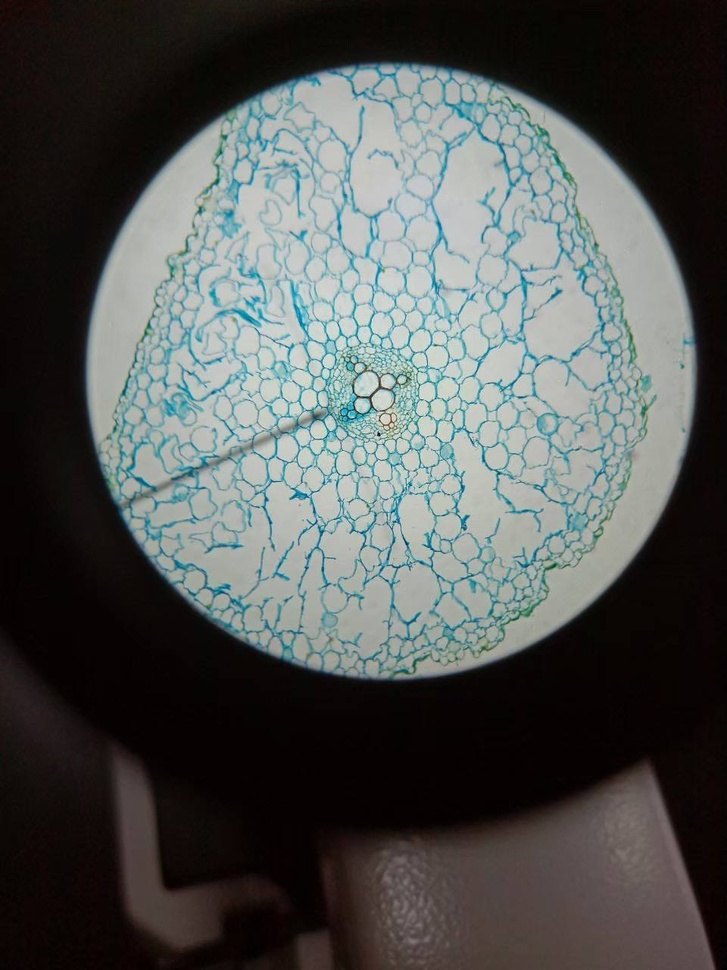
%> input picture final/registration/early1.jpg, 727 x 970 px, shrunk from 960 x 1280 before the run
$ octave surf.m   (GNU Octave 9; MATLAB toolbox functions it lacks are replaced by stand-ins)
%> lines starting %> are read from the running program, lines starting %| are printed output that depends on the picture
clc; clear all; close all;
%% Read the images
fixed = imread('early1.jpg');
%> fixed is the input picture: size 970x727x3 uint8; mean R, G, B 80.8, 84, 82.5
moving = imread('advanced1.jpg');
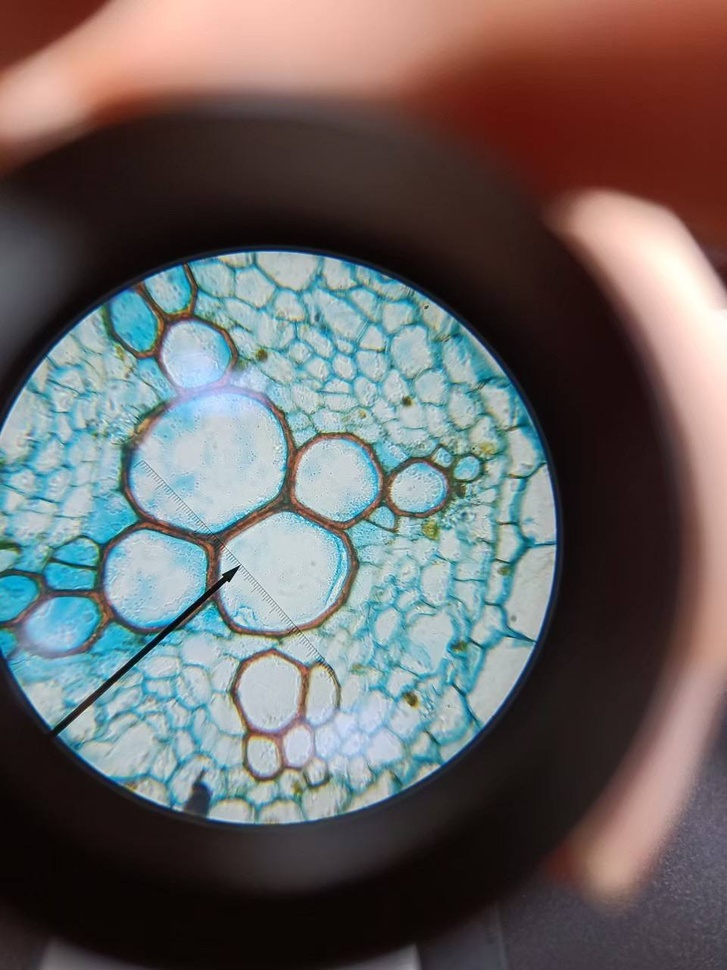
%> input picture final/registration/advanced1.jpg, 727 x 970 px, shrunk from 960 x 1280 before the run
%> moving is the input picture: size 970x727x3 uint8; mean R, G, B 104.4, 100.5, 100.5

%% Convert RGB images to intensity(grayscale) images
grayImage1 = rgb2gray(fixed);
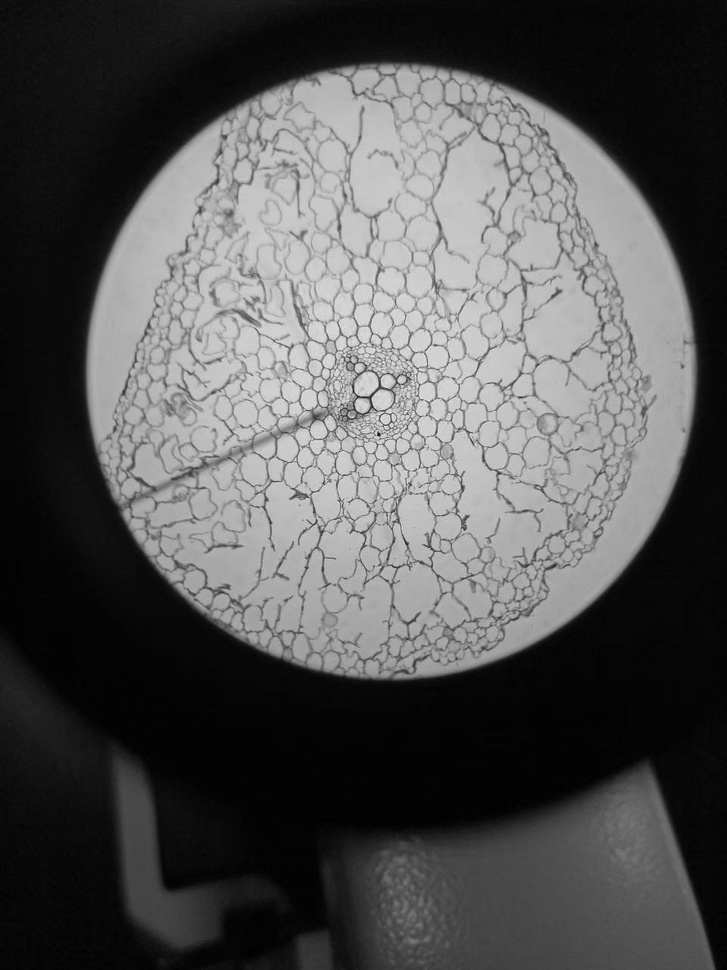
%> grayImage1: size 970x727 uint8; min 0, max 238, mean 82.9
grayImage2 = rgb2gray(moving);
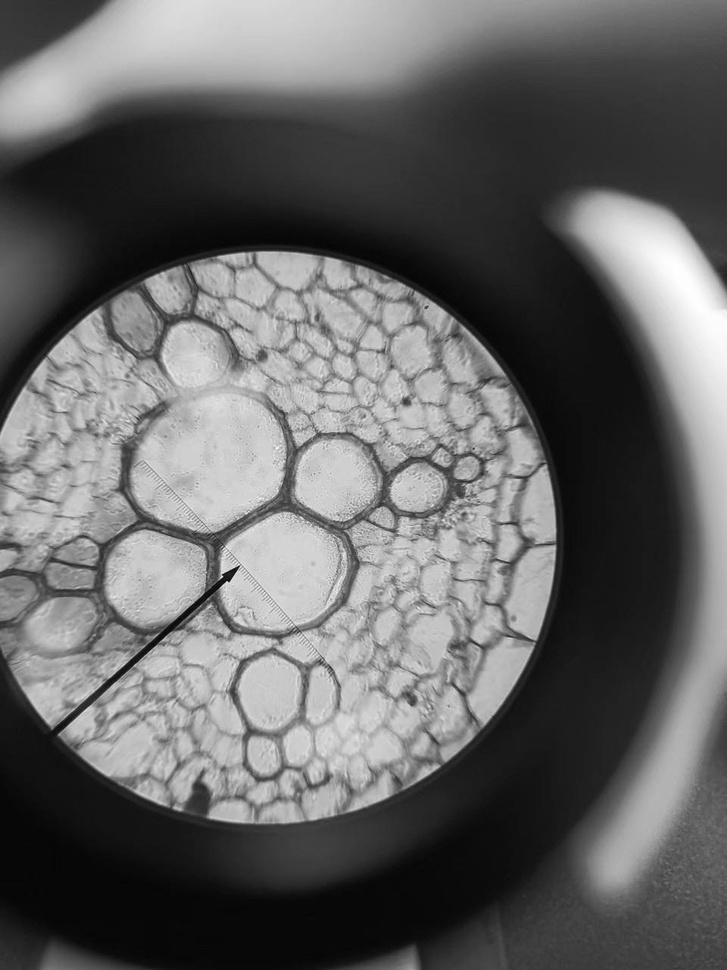
%> grayImage2: size 970x727 uint8; min 4, max 254, mean 101.7

%% Use SURF to detect feature points and descriptors
%> (the run ends here)
